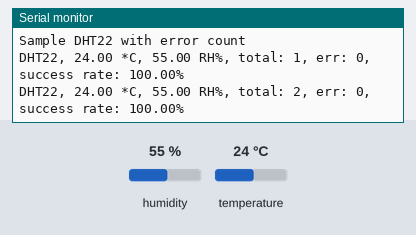
A sketch run on a simulated Arduino Uno, built with avr-gcc and run on an emulated ATmega328P. Parts: the last lines printed to the serial monitor. The inputs (shaded band) are chosen by the test bench; at power-on: humidity 55 %, temperature 24 °C.

Above: at 4.3 s.
4.4 s: humidity set to 22 %
At 8.0 s:
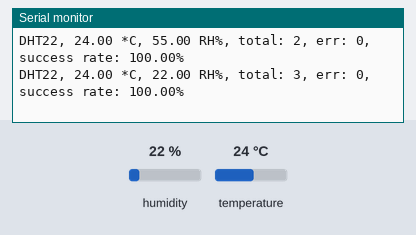
8.9 s: temperature set to 12 °C
At 11.7 s:
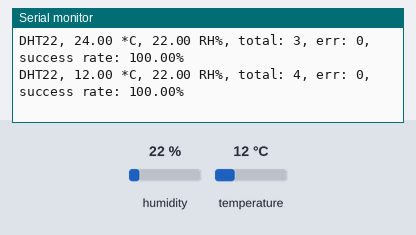
13.4 s: humidity set to 40 %
At 15.4 s:
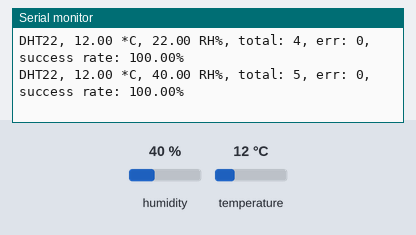
Timing chart, 0 to 16.9 s (numbered marks = the images above; inputs shaded):
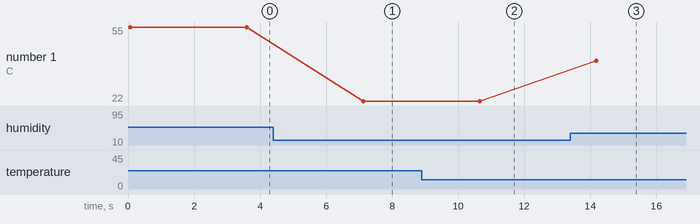

Measured:
- after the input at 4.4 s, the serial monitor: prints a new line after 2.7 s (image 1)
- after the input at 8.9 s, the serial monitor: prints a new line after 1.8 s (image 2)
- after the input at 13.4 s, the serial monitor: prints a new line after 0.78 s (image 3)
- plotted number 1: 22 → 40 after the input at 13.4 s

The sketch:

simple-dht.ino
```cpp
#include <SimpleDHT.h>

// for DHT22,
//      VCC: 5V or 3V
//      GND: GND
//      DATA: 2
int pinDHT22 = 1;
SimpleDHT22 dht22(pinDHT22);

void setup() {
  Serial.begin(9600);
}

void loop() {
  // start working...
  Serial.println("=================================");
  Serial.println("Sample DHT22 with error count");

  int cnt = 0;
  int err_cnt = 0;
  for (;;) {
    cnt++;

    float temperature = 0;
    float humidity = 0;
    int err = SimpleDHTErrSuccess;
    if ((err = dht22.read2(&temperature, &humidity, NULL)) != SimpleDHTErrSuccess) {
      Serial.print("DHT22 read failed "); Serial.print(err); err_cnt++;
    } else {
      Serial.print("DHT22, ");
      Serial.print((float)temperature); Serial.print(" *C, ");
      Serial.print((float)humidity); Serial.print(" RH%");
    }
    Serial.print(", total: "); Serial.print(cnt);
    Serial.print(", err: "); Serial.print(err_cnt);
    Serial.print(", success rate: "); Serial.print((cnt - err_cnt) * 100.0 / (float)cnt); Serial.println("%");

    delay(3500);
  }
}
```
